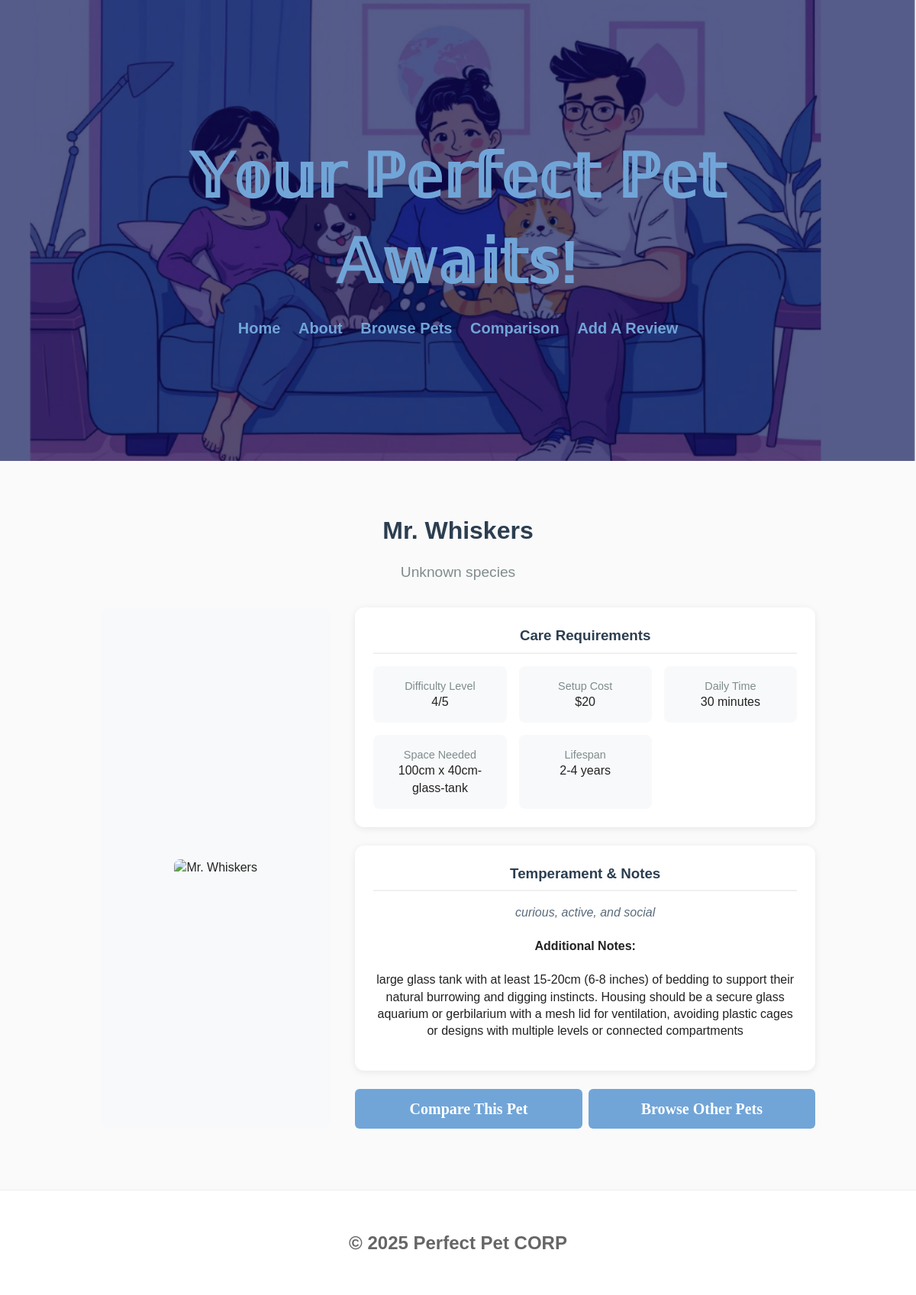
/pet/4, run on the app's committed database.
### tables this page shows
CREATE TABLE Pets (id INTEGER PRIMARY KEY AUTOINCREMENT, name TEXT NOT NULL, species_id INTEGER NOT NULL REFERENCES Species (id), lifespan TEXT (20), difficulty INTEGER, cost_setup INTEGER, daily_time_min INTEGER, space_required TEXT, temperament TEXT (20), notes TEXT (20));

### routes.py (the view)
@app.route('/pet/<int:pet_id>')
def pet_profile(pet_id):
    conn = get_db()
    try:
        pet = conn.execute('''SELECT id,
                            name,
                            species_id,
                            lifespan,
                            difficulty,
                            cost_setup,
                            daily_time_min,
                            space_required,
                            temperament,
                            notes FROM Pets
                            WHERE id = ?''', (pet_id,)).fetchone()
        print(dict(pet))
        if pet is not None:
            print("got here")
            return render_template('pet_profiles.html', pet=dict(pet))
        else:
            return render_template('error.html',
                                   message=(f'Pet with ID {pet_id} not found. \
                                       <a href="/browse">Browse all pets</a>'))
    except Exception as e:
        print("Error fetching pet:", e)
        return render_template('error.html',
                               message='Error loading pet information. \
                                   Please try again.')
    finally:
        conn.close()

### templates/pet_profiles.html (shortened to what this page needs)
{% extends 'layout.html' %}
{% block content %}
<div class="pet-profile-container">
    <div class="pet-header">
        <h1>{{ pet.name }}</h1>
        <p class="pet-species">{{ pet.species or 'Unknown species' }}</p>
    </div>
    <div class="pet-content">
        <div class="pet-image-large">
            <img src="/static/images/{{ pet.name|lower }}.jpg" alt="{{ pet.name }}">
        </div>
        <div class="pet-details">
            <div class="detail-card">
                <h3>Care Requirements</h3>
                <div class="detail-grid">
                    <div class="detail-item">
                        <span class="detail-label">Difficulty Level</span>
                        <span class="detail-value">{{ pet.difficulty }}/5</span>
                    </div>
                    <div class="detail-item">
                        <span class="detail-label">Setup Cost</span>
                        <span class="detail-value">${{ pet.cost_setup }}</span>
                    </div>
                    <div class="detail-item">
                        <span class="detail-label">Daily Time</span>
                        <span class="detail-value">{{ pet.daily_time_min }} minutes</span>
                    </div>
                    <div class="detail-item">
                        <span class="detail-label">Space Needed</span>
                        <span class="detail-value">{{ pet.space_required or 'Unknown' }}</span>
                    </div>
                    <div class="detail-item">
                        <span class="detail-label">Lifespan</span>
                        <span class="detail-value">{{ pet.lifespan or 'Unknown' }}</span>
                    </div>
                </div>
            </div>
            <div class="detail-card">
                <h3>Temperament & Notes</h3>
                <p class="pet-temperament">{{ pet.temperament or 'No temperament information available.' }}</p>
                {% if pet.notes %}
                <div class="pet-notes">
                    <h4>Additional Notes:</h4>
                    <p>{{ pet.notes }}</p>
                </div>
                {% endif %}
            </div>
            <div class="pet-actions">
                <a href="/compare?first={{ pet.name }}" class="btn-primary">Compare This Pet</a>
                <a href="/browse" class="btn-secondary">Browse Other Pets</a>
            </div>
        </div>
    </div>
</div>
{% endblock %}

### static/css/style.css (style rules this page uses)
:root { --muted: #666; --bg: #fafafa; }
.pet-temperament { color: #5a6b7c; margin: 0.5rem 0; font-style: italic; }
* { box-sizing: border-box; }
body { font-family: Arial, Helvetica, sans-serif; margin: 0; background: var(--bg); color: #222; line-height: 1.4; }
.btn-primary, .btn-secondary { padding: 0.75rem 1.5rem; border-radius: 6px; text-decoration: none; font-weight: bold; display: inline-block; color: white; font-family: 'Merienda', cursive; font-size: 20px; background-color: #71a5d8; }
.btn-primary { color: white; border: 2px solid var(--accent); }
.btn-secondary { color: white; border: 2px solid var(--accent); }
.pet-header { text-align: center; }
.pet-header { text-align: center; flex: 1; }
.pet-temperament { color: #5a6b7c; margin: 1rem 0; font-style: italic; line-height: 1.5; }
.pet-actions { display: flex; gap: 0.5rem; margin-top: 1.5rem; }
.pet-actions a { flex: 1; text-align: center; padding: 0.75rem; border-radius: 6px; text-decoration: none; font-weight: bold; transition: all 0.3s ease; }
.pet-profile-container { max-width: 1000px; margin: 0 auto; padding: 2rem 1rem; }
.pet-header { text-align: center; margin-bottom: 2rem; }
.pet-header h1 { color: #2c3e50; margin-bottom: 0.5rem; }
.pet-species { color: #7f8c8d; font-size: 1.2rem; }
.pet-content { display: grid; grid-template-columns: 1fr 2fr; gap: 2rem; }
.pet-image-large { background: #f8f9fa; border-radius: 12px; padding: 2rem; display: flex; align-items: center; justify-content: center; min-height: 300px; }
.pet-image-large img { max-width: 100%; max-height: 250px; border-radius: 8px; }
.detail-card { background: white; padding: 1.5rem; border-radius: 12px; box-shadow: 0 2px 10px rgba(0,0,0,0.08); margin-bottom: 1.5rem; }
.detail-card h3 { color: #2c3e50; margin-top: 0; margin-bottom: 1rem; border-bottom: 2px solid #f0f0f0; padding-bottom: 0.5rem; }
.detail-grid { display: grid; grid-template-columns: repeat(auto-fit, minmax(150px, 1fr)); gap: 1rem; }
.detail-item { display: flex; flex-direction: column; padding: 1rem; background: #f8f9fa; border-radius: 8px; }
.detail-label { font-size: 0.9rem; color: #7f8c8d; margin-bottom: }

### data on the page
Pets: name "Mr. Whiskers", difficulty "4", cost_setup "20", daily_time_min "30", space_required "100cm x 40cm-glass-tank", lifespan "2-4 years", temperament "curious, active, and social", notes "large glass tank with at least 15-20cm (6-8 inches) of bedding to support their natural burrowing and digging instincts. Housing should be a secure glass aquarium or gerbilarium with a mesh lid for ventilation, avoiding plastic cages or designs with multiple levels or connected compartments"

### other printed values
{{ pet.species or 'Unknown species' }} "Unknown species"
